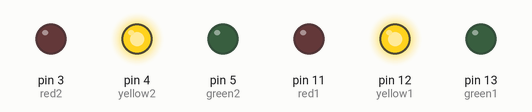
Recording of a sketch running on a simulated Arduino Uno, built with avr-gcc and run on an emulated ATmega328P. Shown: output pins drawn as LEDs (lit = HIGH).

Above: at 0.1 s.
At 1.1 s:
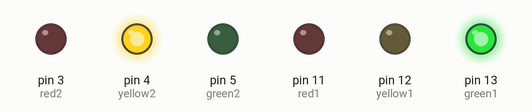
At 5.1 s:
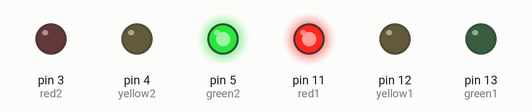
At 10.1 s:
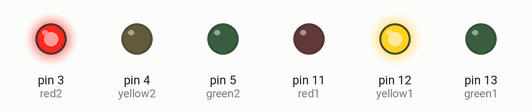
At 19.1 s:
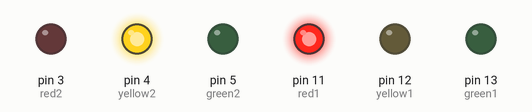
At 39.1 s:
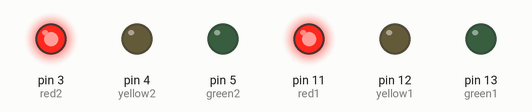
Timing chart, 0 to 40.0 s (numbered marks = the images above):
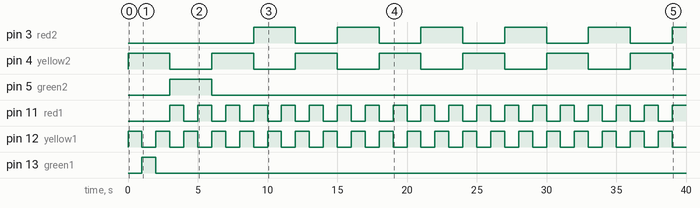

The sketch:

sketch.ino
```cpp
#include <Thread.h>

const int red1 = 11;
const int yellow1 = 12;
const int green1 = 13;

int tl1 = true;
const int red2 = 3;
const int yellow2 = 4;
const int green2 = 5;
int tl2 = true;
Thread lightThread1 = Thread();
Thread lightThread2 = Thread();

void setup() {
    pinMode(red1, OUTPUT);
    pinMode(yellow1, OUTPUT);
    pinMode(green1, OUTPUT);
    digitalWrite(yellow1, HIGH);
    lightThread1.onRun(light1);
    lightThread1.setInterval(1000);
    pinMode(red2, OUTPUT);
    pinMode(yellow2, OUTPUT);
    pinMode(green2, OUTPUT);
    digitalWrite(yellow2, HIGH);
    lightThread2.onRun(light2);
    lightThread2.setInterval(3000);
}

void loop() {
    if (lightThread1.shouldRun())
        lightThread1.run();
    if (lightThread2.shouldRun())
        lightThread2.run();
}

void light1() {
  if (digitalRead(red1) + digitalRead(green1) > 0){
    digitalWrite(red1, LOW);
    digitalWrite(yellow1, HIGH);
    digitalWrite(green1, LOW);
  }
  else {
    if (tl1 == true){
      digitalWrite(red1, LOW);
      digitalWrite(yellow1, LOW);
      digitalWrite(green1, HIGH);
      tl1 *= false;
    }
    else {
      tl1 *= false;
      digitalWrite(red1, HIGH);
      digitalWrite(yellow1, LOW);
      digitalWrite(green1, LOW);
    }
  }
}
void light2() {
  if (digitalRead(red2) + digitalRead(green2) > 0){
    digitalWrite(red2, LOW);
    digitalWrite(yellow2, HIGH);
    digitalWrite(green2, LOW);
  }
  else {
    if (tl2 == true){
      digitalWrite(red2, LOW);
      digitalWrite(yellow2, LOW);
      digitalWrite(green2, HIGH);
      tl2 *= false;
    }
    else {
      tl2 *= false;
      digitalWrite(red2, HIGH);
      digitalWrite(yellow2, LOW);
      digitalWrite(green2, LOW);
    }
  }

}
```

Measured:
- by itself, pin 3 (red2), pin 4 (yellow2): alternates HIGH for 3.0 s and LOW for 3.0 s
- by itself, pin 5 (green2): LOW → HIGH at 3.0 s, → LOW 3.0 s later
- by itself, pin 11 (red1), pin 12 (yellow1): alternates HIGH for 1.0 s and LOW for 1.0 s
- by itself, pin 13 (green1): LOW → HIGH at 1.0 s, → LOW 1.0 s later
